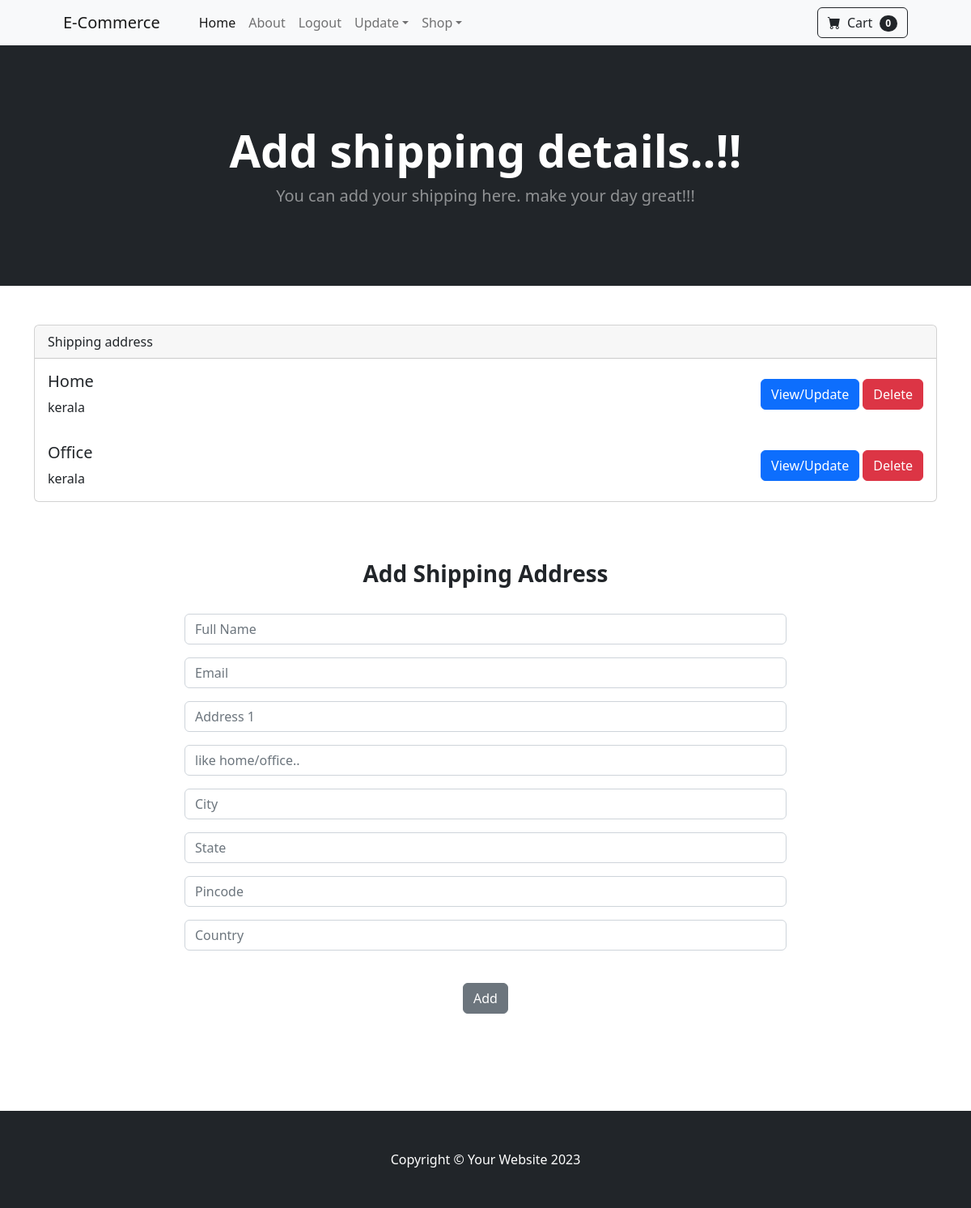
The page /add_shipping_address/ (signed in) on the database its author committed.
### payment/models.py (models this page shows, shortened)
class ShippingAddress(models.Model):
    user = models.ForeignKey(User, on_delete=models.CASCADE, null=True, blank=True)
    address_type = models.CharField(max_length=100)
    shipping_full_name = models.CharField(max_length=250)
    shipping_email = models.CharField(max_length=250)
    shipping_address1 = models.CharField(max_length=250)
    shipping_city = models.CharField(max_length=250)
    shipping_state = models.CharField(max_length=250)
    shipping_pincode = models.CharField(max_length=30)
    shipping_country = models.CharField(max_length=200)
    class Meta:
        verbose_name_plural = "Shipping Address"

### store/views.py (the view)
# urls.py: path('add_shipping_address/', add_shipping_address, name="add_shipping_address"),
def add_shipping_address(request):
    if request.user.is_authenticated:
        shipping_address = ShippingAddress.objects.filter(user=request.user)
        shipping_form = ShippingForm(request.POST or None)
        if shipping_form.is_valid():
            address = shipping_form.save(commit=False)
            address.user = request.user
            address.save()
            messages.success(request,'Shipping address has been added!!!')
            return redirect('home')
        return render(request, "add_shipping_address.html", {'shipping_form':shipping_form, 'shipping_address':shipping_address})
    else:
        messages.success(request, "You must be logged in to access this page..")
        return redirect('home')

### cart/cart.py (called while the page is built)
    def __len__(self):
        return len(self.cart)

### cart/context_processors.py (called while the page is built)
def cart_data(request):
    return {'cart':Cart(request)}

### store/context_processors.py (called while the page is built)
def comman_data(request):
    categories = Category.objects.all()
    return {'categories' : categories}

### store/templates/add_shipping_address.html (shortened to what this page needs)
{% extends 'base.html' %}
{% block content %}
<header class="bg-dark py-5">
    <div class="container px-4 px-lg-5 my-5">
        <div class="text-center text-white">
            <h1 class="display-4 fw-bolder">Add shipping details..!!</h1>
            <p class="lead fw-normal text-white-50 mb-0">You can add your shipping here. make your day great!!!</p>
        </div>
    </div>
</header>
<br> <br>
<div class="container">
    <div class="card">
                    <div class="card-header">
                    Shipping address
                    </div>
                        {% for shipping_address in shipping_address %}
                            <div class="card-body" style="display: flex; justify-content: space-between; align-items: center;">
                                <div>
                                    <h5 class="card-title" style="margin: 0p;">{{ shipping_address.address_type }}</h5>
                                    <p class="card-text" style="margin: 0p;">{{ shipping_address.shipping_address1 }}</p>
                                </div>
                                <div>
                                    <a href="{% url 'update_shipping_address' shipping_address.id %}" class="btn btn-primary">View/Update</a>
                                    <button class="btn btn-danger mt-auto" value="{{ shipping_address.id }}" id="delete-address">Delete</button>
                                </div>
                            </div>
                        {% endfor %}
                    </div>
    <div class="row">
        <center>
            <div class="col-8">
                <form method="post" action="{% url 'add_shipping_address' %}">
                    <br><br><br>
                    <h3><strong>Add Shipping Address</strong></h3>
                    <br>
                    {{ shipping_form.as_p }}
                    <br>
                    <button type="submit" class="btn btn-secondary">Add</button>
                </form>
            </div>
        </center>
    </div>
</div>
<br> <br> <br> <br> <br>
{% endblock %}

### rows shown on the page
ShippingAddress: address_type "Home", shipping_address1 "kerala", {{ shipping_address.id }} 30 (drawn)
ShippingAddress: address_type "Office", shipping_address1 "kerala", {{ shipping_address.id }} 31 (drawn)

### other values the page prints
{{ cart|length }} "0"
